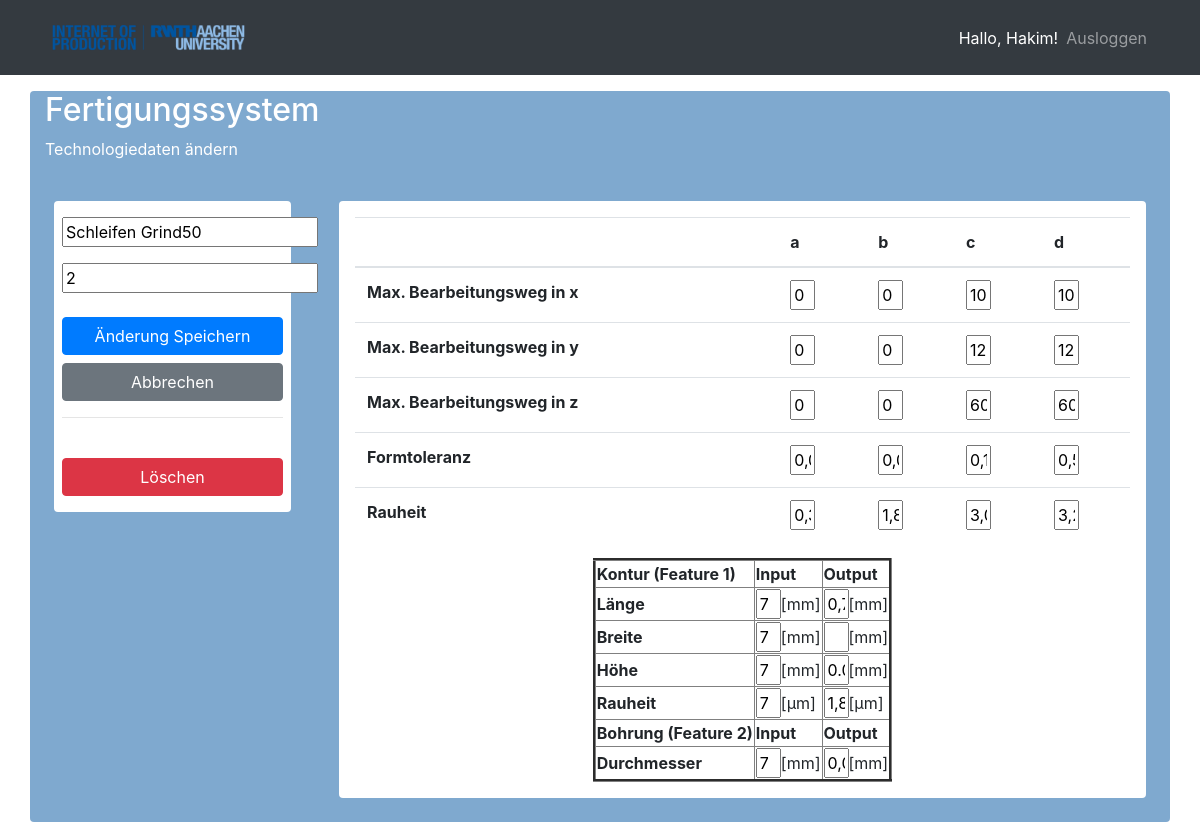
Page /main/update_technology/1 (signed in) on the earlier database version.
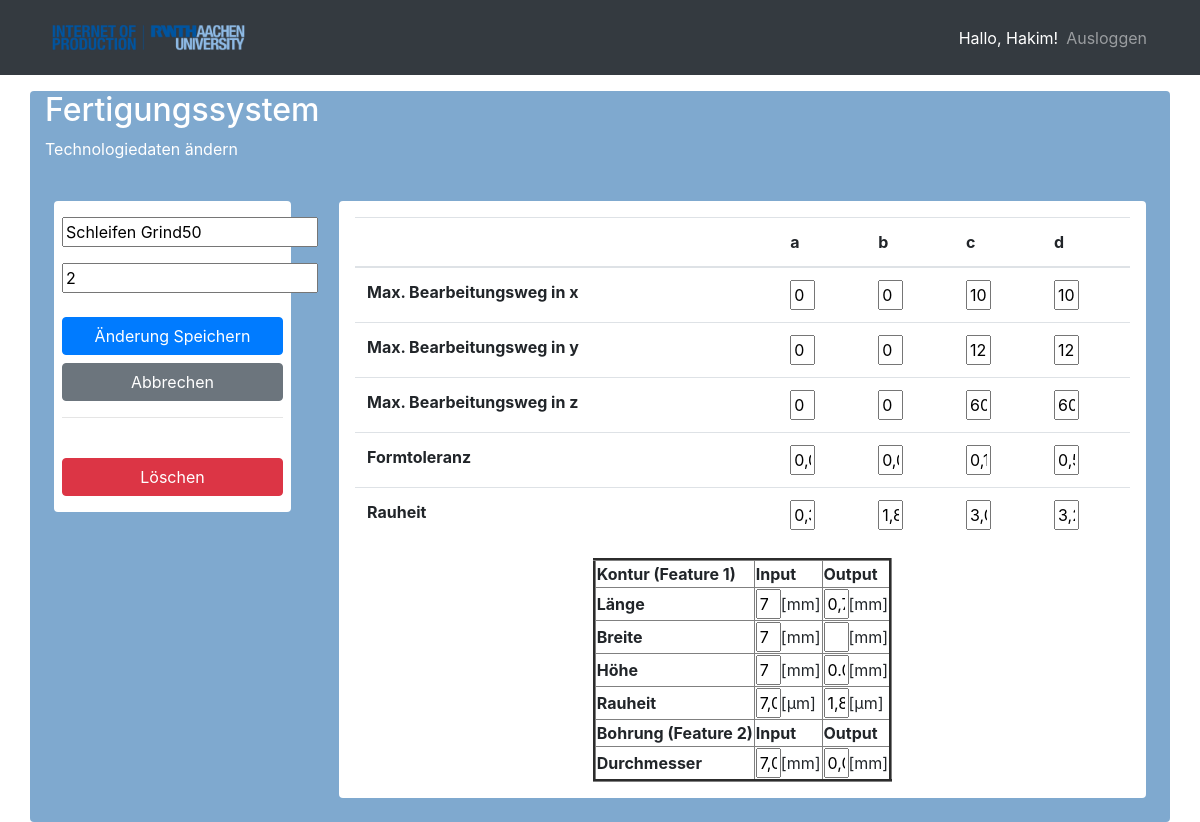
Same page on the later database version.
### app/models.py (models this page shows, shortened)
class User(UserMixin, db.Model):
    id = db.Column(db.Integer, primary_key=True)
    username = db.Column(db.String(80), unique=True, nullable=False)
    password_hash = db.Column(db.String())
    created_on = db.Column(db.DateTime, server_default=db.func.now())
    updated_on = db.Column(
        db.DateTime, server_default=db.func.now(), onupdate=db.func.now())

class Technology(db.Model):
    id = db.Column(db.Integer, primary_key=True)
    position = db.Column(db.Integer, nullable=True)
    name = db.Column(db.String(), unique=True, nullable=True)
    alt_technology = db.Column(db.Integer)
    connection = db.Column(db.String())
    roughness_a = db.Column(db.Integer)
    roughness_b = db.Column(db.Integer)
    roughness_c = db.Column(db.Integer)
    roughness_d = db.Column(db.Integer)
    shape_tolerance_a = db.Column(db.Integer)
    shape_tolerance_b = db.Column(db.Integer)
    shape_tolerance_c = db.Column(db.Integer)
    shape_tolerance_d = db.Column(db.Integer)
    max_machining_path_x_a = db.Column(db.Integer)
    max_machining_path_x_b = db.Column(db.Integer)
    max_machining_path_x_c = db.Column(db.Integer)
    max_machining_path_x_d = db.Column(db.Integer)
    max_machining_path_y_a = db.Column(db.Integer)
    max_machining_path_y_b = db.Column(db.Integer)
    max_machining_path_y_c = db.Column(db.Integer)
    max_machining_path_y_d = db.Column(db.Integer)
    max_machining_path_z_a = db.Column(db.Integer)
    max_machining_path_z_b = db.Column(db.Integer)
    max_machining_path_z_c = db.Column(db.Integer)
    max_machining_path_z_d = db.Column(db.Integer)
    capability = db.Column(db.Integer)
    alttechnologie = db.Column(db.Integer)
    verknüpfung = db.Column(db.Integer)
    created_on = db.Column(db.DateTime, server_default=db.func.now())
    updated_on = db.Column(
        db.DateTime, server_default=db.func.now(), server_onupdate=db.func.now())

class FCT(db.Model):
    id = db.Column(db.Integer, primary_key=True)
    position = db.Column(db.Integer)
    name = db.Column(db.Text)
    breite = db.Column(db.Integer)
    breite_ein = db.Column(db.Integer)
    hoehe = db.Column(db.Integer)
    hoehe_ein = db.Column(db.Integer)
    laenge = db.Column(db.Integer)
    laenge_ein = db.Column(db.Integer)
    rauheit = db.Column(db.Integer)
    rauheit_ein = db.Column(db.Integer)
    durchmesser = db.Column(db.Integer)
    durchmesser_ein = db.Column(db.Integer)
    alttechnologie = db.Column(db.Integer)

### app/bp_main/routes.py (the view, shortened to what this page needs)
@main.route('/update_technology/<int:id>', methods=['GET', 'POST'])
def update_technology(id):
    technologie = Technology.query.get_or_404(id)
    fct = FCT.query.get_or_404(id)
    return render_template('main/update_technology.html',fct = fct, technologie = technologie)

### app/bp_main/routes.py (called while the page is built)
@main.before_request
@login_required
def login_required_for_all_request():
    pass

### app/templates/main/update_technology.html (shortened to what this page needs)
{% extends 'base.html' %} {% block content %}
<div class="container container-wrapper">
  <form method="POST">
    <div class="row text-white">
      <div class="col">
        <h2 class="">Fertigungssystem</h2>
        <p>Technologiedaten ändern</p>
      </div>
    </div>
    <div class="row">
      <div class="col-sm-3 col-12 p-4">
        <div class="input-container py-3 px-2">
          <div class="form-group">
            <input type="text" name="cb00" value="{{technologie.name}}"required> </th>
          </div>
          <div class="form-group">
            <input type="text" name="position1" value="{{technologie.position}}" >
          </div>
          <button class="btn btn-primary mx-auto w-100 mt-2" type="submit">
            Änderung Speichern
          </button>
          <button class="btn btn-secondary mx-auto w-100 mt-2" type="submit">
            Abbrechen
          </button>
          <hr />
          <a class="btn btn-danger mx-auto w-100 mt-4" href="{{url_for('main.delete_technology', id=technologie.id)}}">
            Löschen
          </a>
        </div>
      </div>
      <div class="col-9 p-4">
        <div class="table-container">
          <div class="p-3">
            <table class="table table-hover">
              <thead>
                <tr>
                  <th></th>
                  <th>a</th>
                  <th>b</th>
                  <th>c</th>
                  <th>d</th>
                </tr>
              </thead>
              <tbody>
            <tr>
                <th>Max. Bearbeitungsweg in x</th>
                <th><input type="text" name="cb11" value="{{technologie.max_machining_path_x_a}}" required></th>
                <th><input type="text" name="cb12" value="{{technologie.max_machining_path_x_b}}" required></th>
                <th><input type="text" name="cb13" value="{{technologie.max_machining_path_x_c}}" required></th>
                <th><input type="text" name="cb14" value="{{technologie.max_machining_path_x_d}}" required></th>
            </tr>
            <tr>
                <th>Max. Bearbeitungsweg in y</th>
                <th><input type="text" name="cb21" value="{{technologie.max_machining_path_y_a}}" required></th>
                <th><input type="text" name="cb22" value="{{technologie.max_machining_path_y_b}}" required></th>
                <th><input type="text" name="cb23" value="{{technologie.max_machining_path_y_c}}" required></th>
                <th><input type="text" name="cb24" value="{{technologie.max_machining_path_y_d}}" required></th>
            </tr>
            <tr>
                <th>Max. Bearbeitungsweg in z</th>
                <th><input type="text" name="cb31" value="{{technologie.max_machining_path_z_a}}" required></th>
                <th><input type="text" name="cb32" value="{{technologie.max_machining_path_z_b}}" required></th>
                <th><input type="text" name="cb33" value="{{technologie.max_machining_path_z_c}}" required></th>
                <th><input type="text" name="cb34" value="{{technologie.max_machining_path_z_d}}" required></th>
            </tr>
            <tr>
                <th>Formtoleranz</th>
                <th><input type="text" name="cb41" value="{{technologie.shape_tolerance_a}}" required></th>
                <th><input type="text" name="cb42" value="{{technologie.shape_tolerance_b}}" required></th>
                <th><input type="text" name="cb43" value="{{technologie.shape_tolerance_c}}" required></th>
                <th><input type="text" name="cb44" value="{{technologie.shape_tolerance_d}}" required></th>
            </tr>
            <tr>
                <th>Rauheit</th>
                <th><input type="text" name="cb51" value="{{technologie.roughness_a}}" required ></th>
                <th><input type="text" name="cb52" value="{{technologie.roughness_b}}" required></th>
                <th><input type="text" name="cb53" value="{{technologie.roughness_c}}" required></th>
                <th><input type="text" name="cb54" value="{{technologie.roughness_d}}" required></th>
            </tr>
              </tbody>
            </table>
              <table border="3" align="center">
                    <tr>
                        <th>Kontur (Feature 1)</th>
                        <th>Input</th>
                        <th>Output</th>
                    </tr>
                    <tr>
                        <th>Länge</th>
                        <td><input type="text" name="input1" value="{{ fct.laenge_ein }}">[mm]</td>
                        <td><input type="text" name="check1" value="{{ fct.laenge }}">[mm]</td></tr>
                    <tr>
                        <th>Breite</th>
                        <td><input type="text" name="input2" value="{{ fct.breite_ein}}">[mm]</td>
                        <td><input type="text" name="check2" value="{{ fct.breite }}">[mm]</td>
                    </tr>
                    <tr>
                        <th>Höhe</th>
                        <td><input type="text" name="input3" value="{{ fct.hoehe_ein }}">[mm]</td>
                        <td><input type="text" name="check3" value="{{ fct.hoehe }}">[mm]</td>
                    </tr>
                    <tr>
                        <th>Rauheit</th>
                        <td><input type="text" name="input4" value="{{ fct.rauheit_ein }}">[µm]</td>
                        <td><input type="text" name="check4" value="{{ fct.rauheit }}">[µm]</td>
                    </tr>
                    <tr>
                        <th>Bohrung (Feature 2)</th>
                        <th>Input</th>
                        <th>Output</th>
                    </tr>
                    <tr>
                        <th>Durchmesser</th>
                        <td><input type="text" name="input5" value="{{ fct.durchmesser_ein }}">[mm]</td>
                        <td><input type="text" name="check5" value="{{ fct.durchmesser }}">[mm]</td>
                    </tr>
                </table>
          </div>
        </div>
      </div>
    </div>
  </form>
</div>
{% endblock %}

### app/templates/base.html (shortened to what this page needs)
<!DOCTYPE html>
<html lang="de">
  <head>
    <link
      rel="stylesheet"
      href="https://stackpath.bootstrapcdn.com/bootstrap/4.5.2/css/bootstrap.min.css"
    />
  </head>
  <body class="d-flex flex-column min-vh-100">
    {% include "./navbar.html" %}
    {% block content %}{% endblock %}
  </body>
</html>

### app/templates/navbar.html (shortened to what this page needs)
{% if current_user.is_authenticated %}
<nav class="navbar navbar-expand-lg navbar-dark bg-dark">
  <div class="container">
    <a class="navbar-brand" href="{{url_for('main.index')}}"> <img alt="Logo" src="/static/logo.png" width="207,2"
        height="49,5"></a>
    <ul class="navbar-nav ml-auto">
      <li>
        <span class="navbar-text" style="color: white">
          Hallo, {{ current_user.username.capitalize() }}!
        </span>
      </li>
      <li class="nav-item">
        <a class="nav-link" href="{{url_for('auth.logout')}}">Ausloggen</a>
      </li>
    </ul>
  </div>
</nav>
{% endif %}

### app/templates/base.html (style rules this page uses)
body { background: url("/static/Bild0.png") no-repeat center center fixed; -webkit-background-size: cover; -moz-background-size: cover; -o-background-size: cover; background-size: cover; height: 100%; }

### app/templates/main/update_technology.html (style rules this page uses)
.container-wrapper { background-color: rgba(0, 84, 159, 0.5); border-radius: 4px; }
.table-container { background-color: white; border-radius: 4px; }
.input-container { background-color: white; border-radius: 4px; }
.form-group input { width: auto; }
table input { width: 25px; }

Differences in the rows shown:
changed FCT: input4 "7" → "7,0"; input5 "7" → "7,0"
